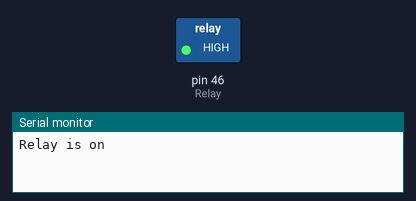
Bench run of a sketch on a simulated Arduino Mega 2560, built with avr-gcc and run on an emulated ATmega2560. On the bench: switched loads named in the sketch (green lamp = pin HIGH), the last lines printed to the serial monitor.

Above: at 1.5 s.
At 4.5 s:
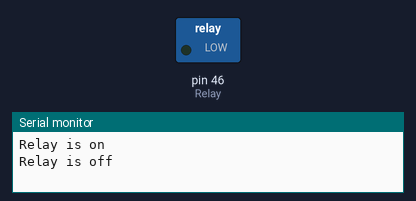
Timing chart, 0 to 7.8 s (numbered marks = the images above):
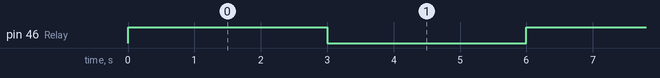

Measured:
- by itself, pin 46 (Relay): alternates HIGH for 3.0 s and LOW for 3.0 s

The sketch:

Realy.ino
```cpp
#define Relay 46

void setup()
  {
    Serial.begin(9600);
    pinMode(Relay, OUTPUT);
    digitalWrite (Relay, LOW);
  }

 void loop()
 {
  digitalWrite (Relay,HIGH);
  Serial.println("Relay is on");
  delay(3000);

  digitalWrite (Relay,LOW);
  Serial.println("Relay is off");
  delay(3000);
  }
```
